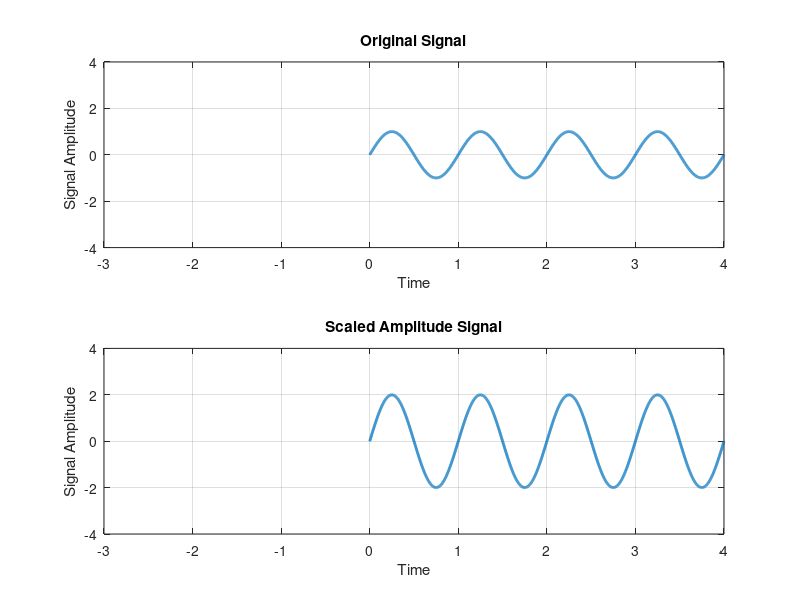

Write the MATLAB code that produced this figure.
n=0:0.002:4;
x=sin(2*pi*1*n);
subplot(2,1,1);
plot(n,x,'linewidth',2);
title('Original Signal');
xlabel('Time');
ylabel('Signal Amplitude');
axis([-3 4 -4 4]);
grid;
subplot(2,1,2);
S=2;
plot(n,S*x,'linewidth',2);
title('Scaled Amplitude Signal');
xlabel('Time');
ylabel('Signal Amplitude');
axis([-3 4 -4 4]);
grid;
